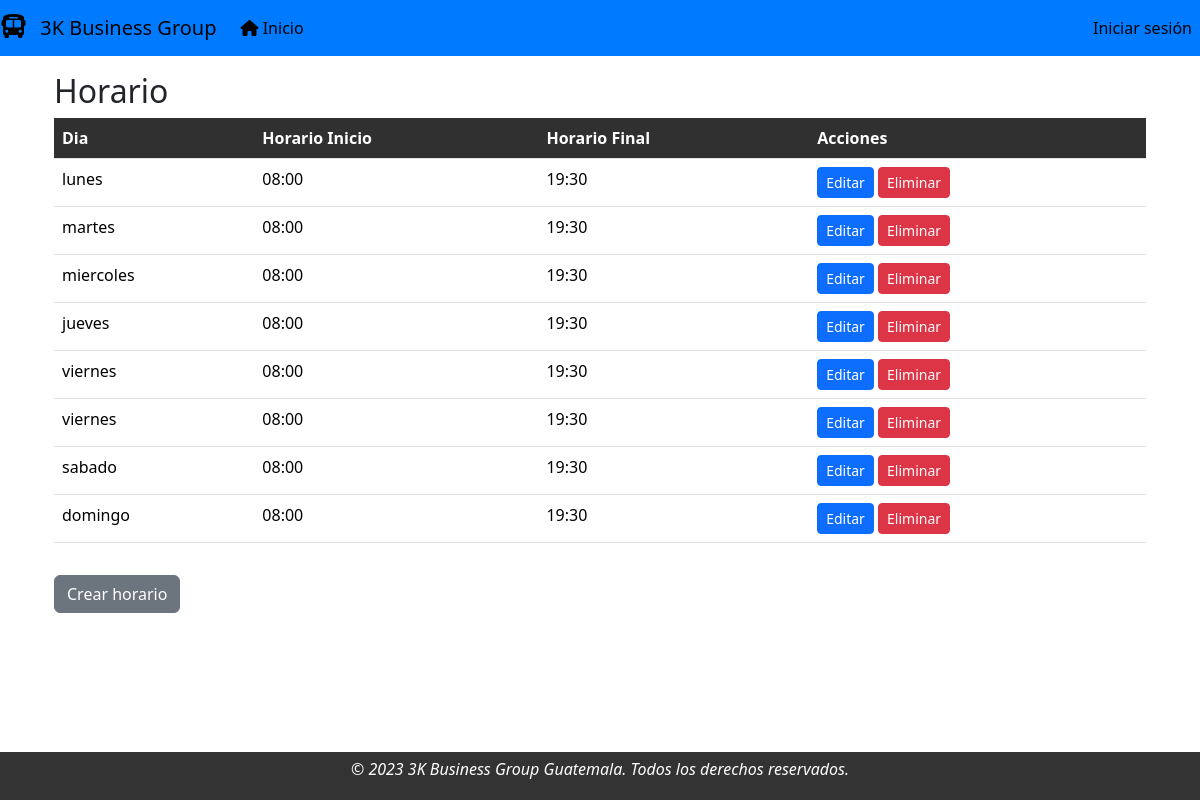
Page /horario/ver_horario/ on the earlier database version.
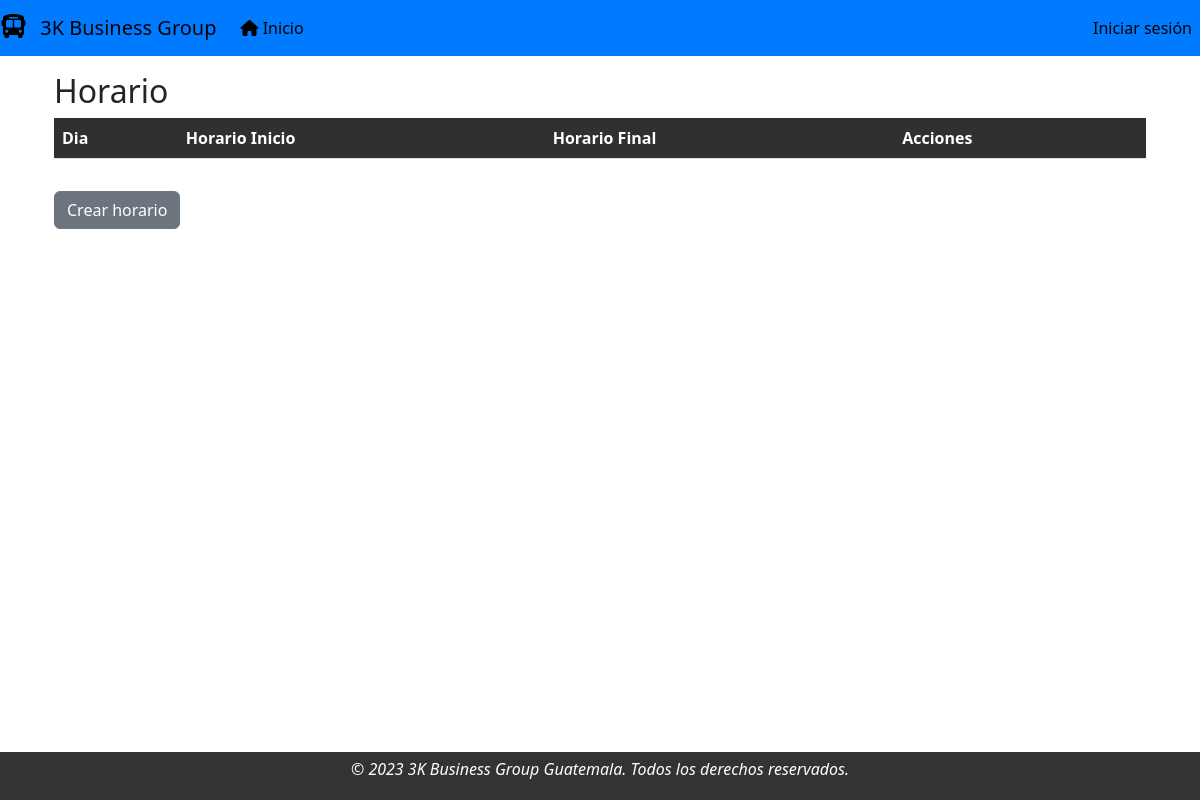
Same page on the later database version.
### modulo_registro/models.py (models this page shows)
class Horario(models.Model):
    dia = models.CharField(max_length=10, blank=False,choices=dias, verbose_name='Dias')
    horario_inicio = models.TimeField(verbose_name='Horario Inicio')
    horario_fin = models.TimeField(verbose_name='Horario Fin')

### modulo_registro/views.py (the view)
# urls.py: path('ver_horario/', ViewListarHorario.as_view(), name='ver_horario'),
class ViewListarHorario(ListView):
    model = Horario
    context_object_name = 'hora'
    template_name = 'vista_horario.html'

### modulo_registro/templates/vista_horario.html (shortened to what this page needs)
{% extends "base.html" %}
{% block contenido %}
<div class="container">
  <h2 class="mt-3">Horario</h2>
  <table class="table">
    <thead>
      <tr>
        <th>Dia</th>
        <th>Horario Inicio</th>
        <th>Horario Final</th>
        <th>Acciones</th>
      </tr>
    </thead>
    <tbody>
      {% for horario in hora %}
      <tr>
        <td>{{ horario.dia }}</td>
        <td>{{ horario.horario_inicio }}</td>
        <td>{{ horario.horario_fin }}</td>
        <td>
          <a href="{% url 'horario:editar_horario' horario.id %}" class="btn btn-primary btn-sm">Editar</a>
          <a href="{% url 'horario:eliminar_horario' horario.id %}" class="btn btn-danger btn-sm">Eliminar</a>
        </td>
      </tr>
      {% endfor %}
    </tbody>
  </table>
  <a href="{% url 'horario:crear_horario' %}" class="btn btn-secondary mt-3">Crear horario</a>
</div>
{% endblock contenido %}

### templates/base.html (shortened to what this page needs)
<!DOCTYPE html>
<html lang="en">
  <head>
    {% load static %}
    <link rel="stylesheet" href="{% static 'lib/node_modules/bootstrap/dist/css/bootstrap.min.css' %}">
    <link rel="stylesheet" type="text/css" href="{% static 'css/style.css' %}">
    <link rel="stylesheet" href="https://cdnjs.cloudflare.com/ajax/libs/font-awesome/6.0.0-beta3/css/all.min.css">
  </head>
  <body>
    <header>
   <nav class="navbar navbar-expand-lg navbar-light bg-custom">
       <a class="navbar-brand" href="{% url 'dashboard:index' %}">
        <i class="fas fa-bus"></i> 3K Business Group
    </a>
      <div class="collapse navbar-collapse" id="navbarNav">
        <ul class="navbar-nav">
            <li class="nav-item active">
                      <a class="nav-link" href="{% url 'dashboard:index' %}">
                <i class="fas fa-home"></i> Inicio
            </a>
            </li>
        </ul>
        {% if user.is_authenticated %}
            <ul class="navbar-nav" style="margin-left: auto;">
                <li class="nav-item">
                    <a class="nav-link" href="{% url 'authenticate:logout' %}">Cerrar sesión</a>
                </li>
            </ul>
        {% else %}
            <ul class="navbar-nav" style="margin-left: auto;">
                <li class="nav-item">
                    <a class="nav-link" href="{% url 'authenticate:login' %}">Iniciar sesión</a>
                </li>
            </ul>
        {% endif %}
    </div>
    </nav>
  </header>
<div class="container">
    <main>
        {% block contenido %}{% endblock contenido %}
    </main>
</div>
  </body>
<footer>
        <div class="container">
            <div class="row">
                <div class="col-md-12 text-center">
                    <p>&copy; 2023 3K Business Group Guatemala. Todos los derechos reservados.</p>
                </div>
            </div>
        </div>
    </footer>
</html>

### static/css/style.css (style rules this page uses)
.nav-link { color: black; text-decoration: none; transition: color 0.3s, transform 0.3s; }
.navbar-brand i { font-size: 1.5rem; margin-right: 0.5rem; }
footer { position: fixed; bottom: -2px; width: 100%; background-color: #333; color: white; text-align: center; padding: 5px; font-style: italic; }
.bg-custom { background-color: #007bff; }

### modulo_registro/templates/vista_horario.html (style rules this page uses)
table.table thead th { background-color: rgb(49, 48, 48); color: white; }

Differences in the rows shown:
removed Horario: dia "lunes", horario_inicio "08:00", horario_fin "19:30"
removed Horario: dia "martes", horario_inicio "08:00", horario_fin "19:30"
removed Horario: dia "miercoles", horario_inicio "08:00", horario_fin "19:30"
removed Horario: dia "jueves", horario_inicio "08:00", horario_fin "19:30"
removed Horario: dia "viernes", horario_inicio "08:00", horario_fin "19:30"
removed Horario: dia "viernes", horario_inicio "08:00", horario_fin "19:30"
removed Horario: dia "sabado", horario_inicio "08:00", horario_fin "19:30"
removed Horario: dia "domingo", horario_inicio "08:00", horario_fin "19:30"
